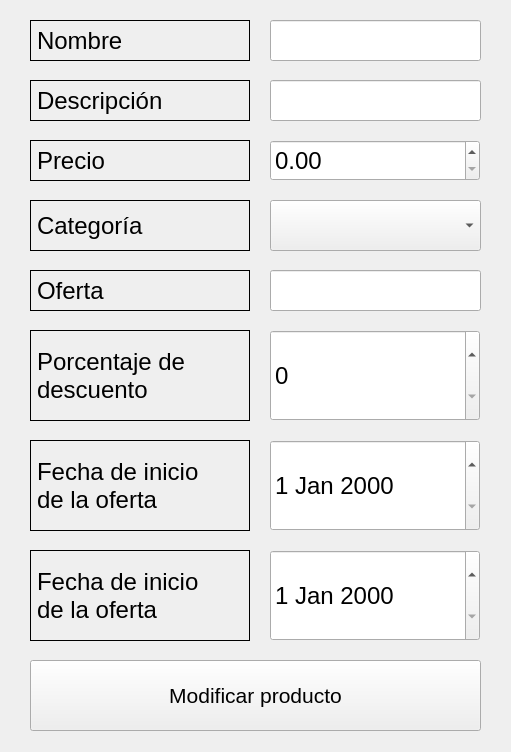
<?xml version="1.0" encoding="UTF-8"?>
<ui version="4.0">
 <class>MainWindow</class>
 <widget class="QMainWindow" name="MainWindow">
  <property name="enabled">
   <bool>true</bool>
  </property>
  <property name="geometry">
   <rect>
    <x>0</x>
    <y>0</y>
    <width>511</width>
    <height>752</height>
   </rect>
  </property>
  <property name="windowTitle">
   <string>MainWindow</string>
  </property>
  <widget class="QWidget" name="centralwidget">
   <widget class="QLabel" name="label">
    <property name="geometry">
     <rect>
      <x>30</x>
      <y>270</y>
      <width>220</width>
      <height>41</height>
     </rect>
    </property>
    <property name="font">
     <font>
      <pointsize>18</pointsize>
     </font>
    </property>
    <property name="frameShape">
     <enum>QFrame::Box</enum>
    </property>
    <property name="text">
     <string>Oferta</string>
    </property>
    <property name="alignment">
     <set>Qt::AlignLeading|Qt::AlignLeft|Qt::AlignVCenter</set>
    </property>
   </widget>
   <widget class="QLabel" name="label_2">
    <property name="geometry">
     <rect>
      <x>30</x>
      <y>330</y>
      <width>220</width>
      <height>91</height>
     </rect>
    </property>
    <property name="font">
     <font>
      <pointsize>18</pointsize>
     </font>
    </property>
    <property name="frameShape">
     <enum>QFrame::Box</enum>
    </property>
    <property name="text">
     <string>Porcentaje de
descuento</string>
    </property>
    <property name="alignment">
     <set>Qt::AlignLeading|Qt::AlignLeft|Qt::AlignVCenter</set>
    </property>
   </widget>
   <widget class="QPushButton" name="pushButton">
    <property name="geometry">
     <rect>
      <x>30</x>
      <y>660</y>
      <width>451</width>
      <height>71</height>
     </rect>
    </property>
    <property name="font">
     <font>
      <pointsize>16</pointsize>
     </font>
    </property>
    <property name="text">
     <string>Modificar producto</string>
    </property>
   </widget>
   <widget class="QLabel" name="label_3">
    <property name="geometry">
     <rect>
      <x>30</x>
      <y>140</y>
      <width>220</width>
      <height>41</height>
     </rect>
    </property>
    <property name="font">
     <font>
      <pointsize>18</pointsize>
     </font>
    </property>
    <property name="frameShape">
     <enum>QFrame::Box</enum>
    </property>
    <property name="text">
     <string>Precio</string>
    </property>
    <property name="alignment">
     <set>Qt::AlignLeading|Qt::AlignLeft|Qt::AlignVCenter</set>
    </property>
   </widget>
   <widget class="QLabel" name="label_4">
    <property name="geometry">
     <rect>
      <x>30</x>
      <y>200</y>
      <width>220</width>
      <height>51</height>
     </rect>
    </property>
    <property name="font">
     <font>
      <pointsize>18</pointsize>
     </font>
    </property>
    <property name="frameShape">
     <enum>QFrame::Box</enum>
    </property>
    <property name="text">
     <string>Categoría</string>
    </property>
    <property name="alignment">
     <set>Qt::AlignLeading|Qt::AlignLeft|Qt::AlignVCenter</set>
    </property>
   </widget>
   <widget class="QLabel" name="label_5">
    <property name="geometry">
     <rect>
      <x>30</x>
      <y>20</y>
      <width>220</width>
      <height>41</height>
     </rect>
    </property>
    <property name="font">
     <font>
      <pointsize>18</pointsize>
     </font>
    </property>
    <property name="frameShape">
     <enum>QFrame::Box</enum>
    </property>
    <property name="text">
     <string>Nombre</string>
    </property>
    <property name="alignment">
     <set>Qt::AlignLeading|Qt::AlignLeft|Qt::AlignVCenter</set>
    </property>
   </widget>
   <widget class="QLabel" name="label_6">
    <property name="geometry">
     <rect>
      <x>30</x>
      <y>80</y>
      <width>220</width>
      <height>41</height>
     </rect>
    </property>
    <property name="font">
     <font>
      <pointsize>18</pointsize>
     </font>
    </property>
    <property name="frameShape">
     <enum>QFrame::Box</enum>
    </property>
    <property name="text">
     <string>Descripción</string>
    </property>
    <property name="alignment">
     <set>Qt::AlignLeading|Qt::AlignLeft|Qt::AlignVCenter</set>
    </property>
   </widget>
   <widget class="QLabel" name="label_7">
    <property name="geometry">
     <rect>
      <x>30</x>
      <y>440</y>
      <width>220</width>
      <height>91</height>
     </rect>
    </property>
    <property name="font">
     <font>
      <pointsize>18</pointsize>
     </font>
    </property>
    <property name="frameShape">
     <enum>QFrame::Box</enum>
    </property>
    <property name="text">
     <string>Fecha de inicio
de la oferta</string>
    </property>
    <property name="alignment">
     <set>Qt::AlignLeading|Qt::AlignLeft|Qt::AlignVCenter</set>
    </property>
   </widget>
   <widget class="QLabel" name="label_8">
    <property name="geometry">
     <rect>
      <x>30</x>
      <y>550</y>
      <width>220</width>
      <height>91</height>
     </rect>
    </property>
    <property name="font">
     <font>
      <pointsize>18</pointsize>
     </font>
    </property>
    <property name="frameShape">
     <enum>QFrame::Box</enum>
    </property>
    <property name="text">
     <string>Fecha de inicio
de la oferta</string>
    </property>
    <property name="alignment">
     <set>Qt::AlignLeading|Qt::AlignLeft|Qt::AlignVCenter</set>
    </property>
   </widget>
   <widget class="QDoubleSpinBox" name="doubleSpinBox">
    <property name="geometry">
     <rect>
      <x>270</x>
      <y>140</y>
      <width>210</width>
      <height>41</height>
     </rect>
    </property>
    <property name="font">
     <font>
      <pointsize>18</pointsize>
     </font>
    </property>
    <property name="maximum">
     <double>10000.000000000000000</double>
    </property>
   </widget>
   <widget class="QSpinBox" name="spinBox">
    <property name="geometry">
     <rect>
      <x>270</x>
      <y>330</y>
      <width>210</width>
      <height>91</height>
     </rect>
    </property>
    <property name="font">
     <font>
      <pointsize>18</pointsize>
     </font>
    </property>
    <property name="maximum">
     <number>100</number>
    </property>
   </widget>
   <widget class="QDateEdit" name="dateEdit">
    <property name="geometry">
     <rect>
      <x>270</x>
      <y>440</y>
      <width>210</width>
      <height>91</height>
     </rect>
    </property>
    <property name="font">
     <font>
      <pointsize>18</pointsize>
     </font>
    </property>
   </widget>
   <widget class="QDateEdit" name="dateEdit_2">
    <property name="geometry">
     <rect>
      <x>270</x>
      <y>550</y>
      <width>210</width>
      <height>91</height>
     </rect>
    </property>
    <property name="font">
     <font>
      <pointsize>18</pointsize>
     </font>
    </property>
   </widget>
   <widget class="QLineEdit" name="lineEdit_2">
    <property name="geometry">
     <rect>
      <x>270</x>
      <y>270</y>
      <width>211</width>
      <height>41</height>
     </rect>
    </property>
    <property name="font">
     <font>
      <pointsize>18</pointsize>
     </font>
    </property>
   </widget>
   <widget class="QComboBox" name="comboBox">
    <property name="geometry">
     <rect>
      <x>270</x>
      <y>200</y>
      <width>211</width>
      <height>51</height>
     </rect>
    </property>
    <property name="font">
     <font>
      <pointsize>18</pointsize>
     </font>
    </property>
   </widget>
   <widget class="QLineEdit" name="lineEdit_3">
    <property name="geometry">
     <rect>
      <x>270</x>
      <y>80</y>
      <width>211</width>
      <height>41</height>
     </rect>
    </property>
    <property name="font">
     <font>
      <pointsize>18</pointsize>
     </font>
    </property>
   </widget>
   <widget class="QLineEdit" name="lineEdit_4">
    <property name="geometry">
     <rect>
      <x>270</x>
      <y>20</y>
      <width>211</width>
      <height>41</height>
     </rect>
    </property>
    <property name="font">
     <font>
      <pointsize>18</pointsize>
     </font>
    </property>
   </widget>
  </widget>
 </widget>
 <resources>
  <include location="../img/logo.qrc"/>
 </resources>
 <connections/>
</ui>
